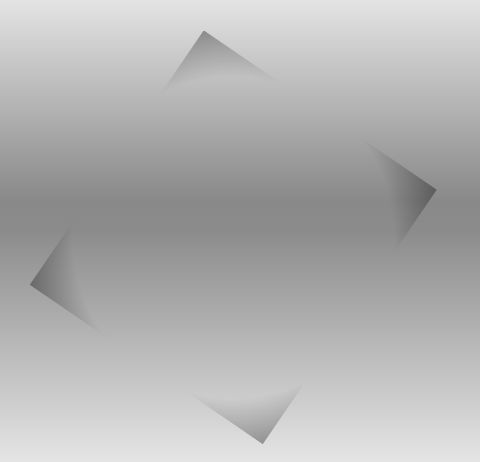
#> input picture tp3/contours.jpg, 480 x 462 px
$ jupyter execute rectangle.ipynb   (older library calls are emulated)
#> lines starting #> are read from the running program, lines starting #| are printed output that depends on the picture; after the words box and inside, x2 and y2 are one past the last pixel; in counts of white or black regions, pixels touching at a corner belong together; long printed decimals are rounded
[cell 1]
import cv2
import matplotlib.pyplot as plt
import numpy as np

threshold = 50
rho_resolution = 100
theta_resolution = 268
epsilon = 5

# Read the image
image = cv2.imread('contours.jpg', cv2.IMREAD_GRAYSCALE)
#> image is the input picture: shape (462, 480); min 90, max 231, mean 179.3
plt.imshow(image, cmap='gray')
plt.show()

[cell 2]
def get_contours(image, threshold):
    # Apply gradient estimation using filter2D
#> called with threshold = 50
    kernel = np.array([[1, 1, 1], [0, 0, 0], [-1, -1, -1]])
    gradient_image = cv2.filter2D(image, cv2.CV_64F, kernel)
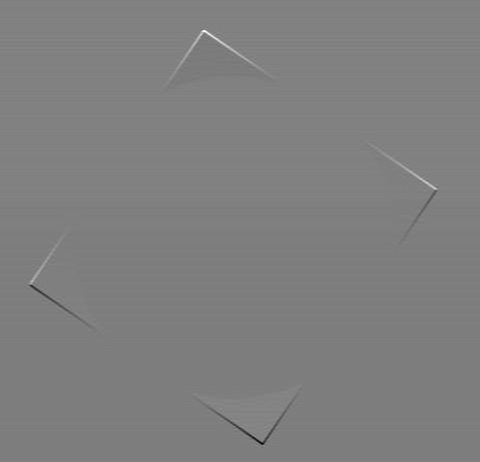
#> gradient_image: shape (462, 480) float64; min -201, max 200, mean 0; drawn with min black and max white

    # Threshold the gradient image to create a binary image
    binary_image = np.where(np.abs(gradient_image) > threshold, 1, 0).astype(np.uint8)
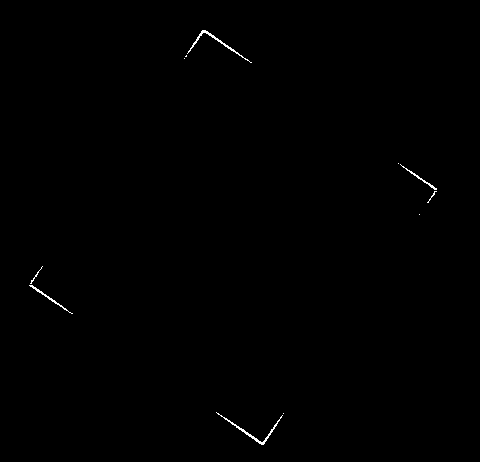
#> binary_image: shape (462, 480); values 0 (black) and 1 (white), 0.26% white in thin lines or dots, all inside (x1, y1, x2, y2) = (29, 30, 437, 445)
    return binary_image

# Visualize the binary image
binary_image = get_contours(image, threshold)
plt.imshow(binary_image, cmap='gray')
plt.show()

[cell 3]
# Construct and visualize the voting space
def imagesc(img1):
    img2 = ((img1 - np.min(img1)) / (np.max(img1) - np.min(img1)))
    plt.imshow(img2, cmap='gray')
    plt.xticks(np.linspace(0, img2.shape[1], 5), np.linspace(-180, 180, 5))
    plt.yticks(np.linspace(0, img2.shape[0], 5), np.round(np.linspace(-np.sqrt(2) * max(img2.shape), np.sqrt(2) * max(img2.shape), 5)))
    plt.show()

[cell 4]
voting_space = np.zeros((rho_resolution, theta_resolution))

min_rho = -np.sqrt(2) * max(image.shape)
#> min_rho = -678.8
max_rho = np.sqrt(2) * max(image.shape)
#> max_rho = 678.8

min_theta = -np.pi
max_theta = np.pi

# get list of pixels where binary_image == 1
for x, y in np.argwhere(binary_image == 1):
    for theta_index, theta in enumerate(np.linspace(0, max_theta - min_theta, theta_resolution)):
        rho = x * np.cos(theta) + y * np.sin(theta)

        rho_index = int((rho - min_rho) / (max_rho - min_rho) * rho_resolution)
        voting_space[rho_index, theta_index] += 1
#> this loop made 572 passes
#> (x, y) on passes 1 to 3: (30, 202), (30, 203), (30, 204)
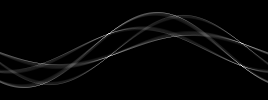
#> voting_space: shape (100, 268) float64; min 0, max 247, mean 5.7

imagesc(voting_space)

[cell 5]
k_values = [1, 4, 10, 20]

for k in k_values:
    lines = []
    vspace = np.copy(voting_space)

    print(f'k = {k}')

    for _ in range(k):
        rho_index, theta_index = np.unravel_index(np.argmax(vspace), vspace.shape)
        vspace[rho_index, theta_index] = 0

        rho = rho_index / rho_resolution * (max_rho - min_rho) + min_rho
        theta = theta_index / theta_resolution * (max_theta - min_theta) + min_theta

        print(f'rho = {rho}, theta = {theta}')

        points = np.argwhere(binary_image == 1)

        # filter points that are close to the line
        def is_valid_point(x, y):
            error = np.abs(x * np.sin(theta) - y * np.cos(theta) + rho)
            print(error)
            return error < epsilon

        valid_points = np.array([point for point in points if is_valid_point(*point)])
        print(f'valid points: {len(valid_points)}')

        # find points that are furthest apart in valid_points
        max_distance = 0
        x1, y1, x2, y2 = 0, 0, 0, 0
        for i, point1 in enumerate(valid_points):
            for point2 in valid_points[i:]:
                distance = np.linalg.norm(point1 - point2)
                if distance > max_distance:
                    max_distance = distance
                    x1, y1 = point1
                    x2, y2 = point2

        lines.append((x1, y1, x2, y2))

    plt.subplot(1, len(k_values), k_values.index(k) + 1)
    plt.imshow(image, cmap='gray')
    for x1, y1, x2, y2 in lines:
        plt.plot([x1, x2], [y1, y2], 'g-')
    plt.title(f'k = {k}')
#> this loop made 4 passes
#| rho = 203.647, theta = 2.509
#> (further printed lines are left out)

plt.tight_layout()
plt.show()
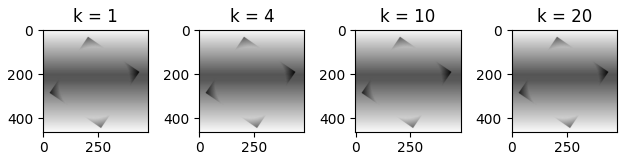
#> figure drawn by matplotlib, 4 panels
